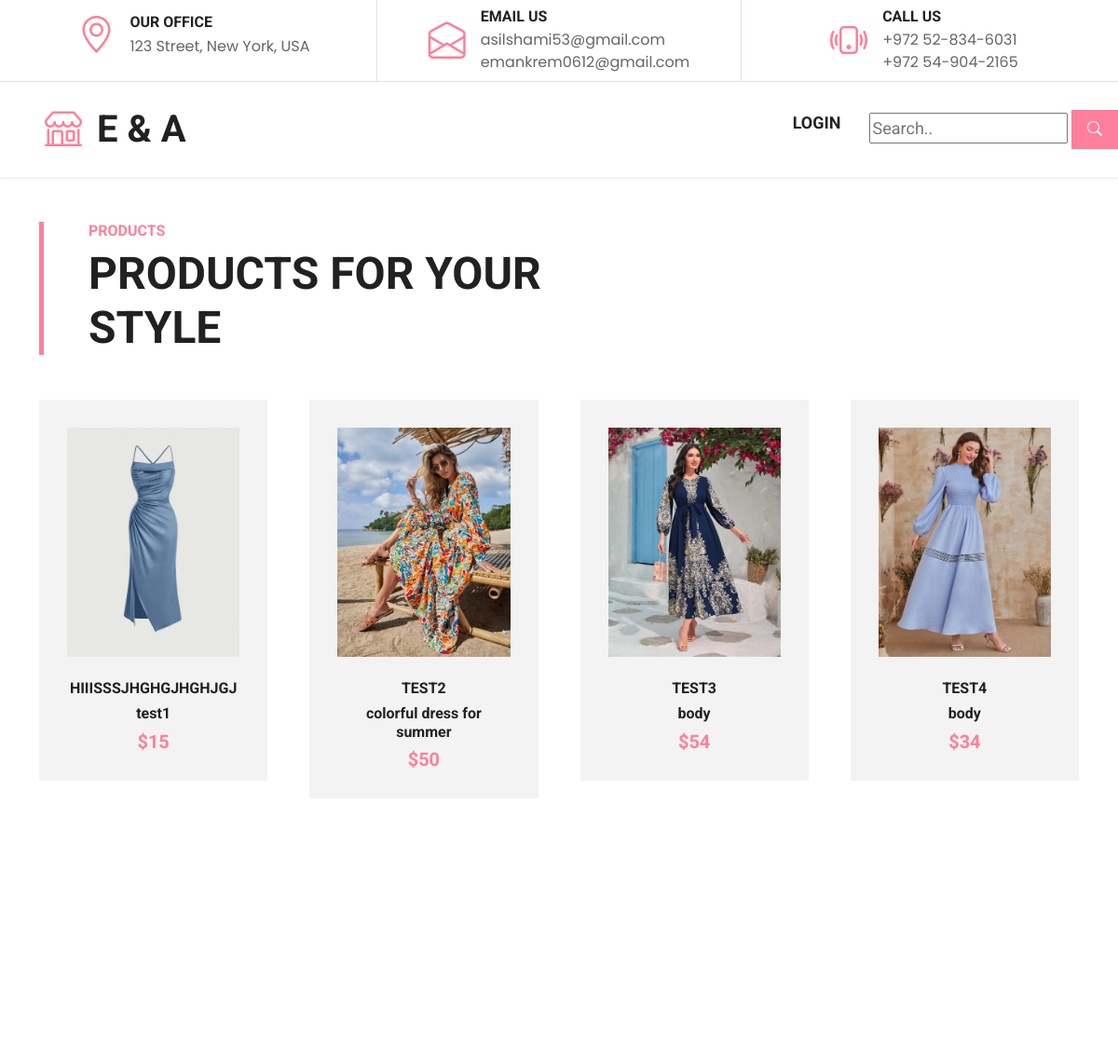
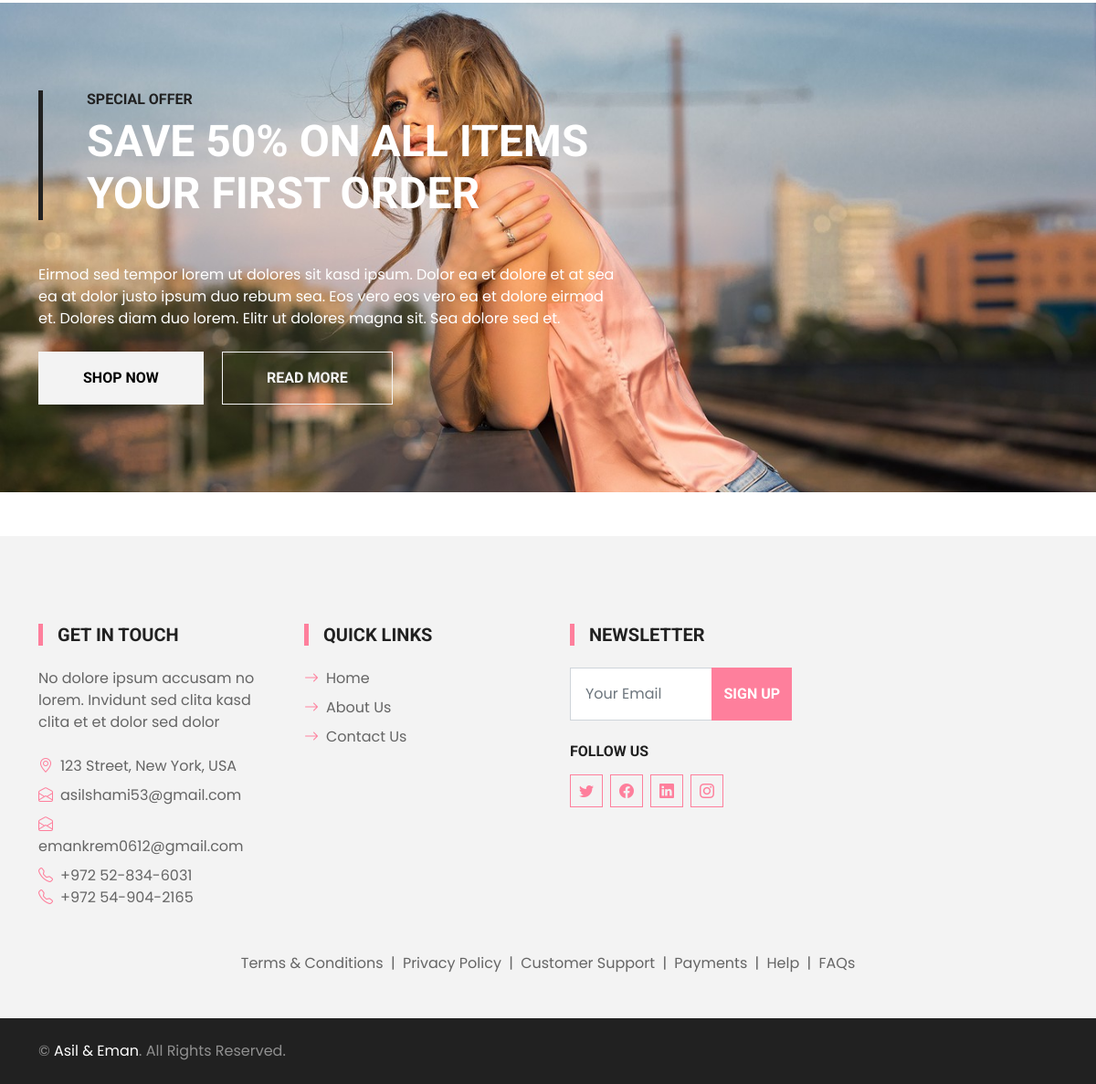
Page /product.php?gender=woman&clothing_jewelry=dress on the committed database (2 pictures, top to bottom).
### tables this page shows
CREATE TABLE `product` (
  `id_p` int(11) NOT NULL,
  `name` varchar(255) DEFAULT NULL,
  `body` varchar(256) NOT NULL,
  `price` int(11) NOT NULL,
  `image` varchar(256) NOT NULL,
  `inventory` int(11) NOT NULL,
  `gender` enum('woman','men','kids','jewelry') DEFAULT NULL,
  `clothing_jewelry` enum('dress','t-shirt','pants','necklaces','rings','bracelets') DEFAULT NULL,
  `status` varchar(255) DEFAULT NULL,
  `status_s` varchar(50) DEFAULT NULL,
  `status_m` varchar(50) DEFAULT NULL,
  `status_l` varchar(50) DEFAULT NULL,
  `s` varchar(255) DEFAULT NULL,
  `m` varchar(255) DEFAULT NULL,
  `l` varchar(255) DEFAULT NULL
);

### db/db.php (called while the page is built, shortened)
<?php
class db
{
    private $host;
    private $db;
    private $charset;
    private $user;
    private $pass;
    private $opt = array(
        PDO::ATTR_ERRMODE => PDO::ERRMODE_EXCEPTION,
        PDO::ATTR_DEFAULT_FETCH_MODE => PDO::FETCH_ASSOC
    );
    private $pdo;
    public function __construct(string $host = "localhost", string $db = "eanda", string $charset = "utf8", string $user = "root", string $pass = "")
    {
        $this->host = $host;
        $this->db = $db;
        $this->charset = $charset;
        $this->user = $user;
        $this->pass = $pass;
    }
    private function connect()
    {
        $dsn = "mysql:host=$this->host;dbname=$this->db;charset=$this->charset";
        try {
            $this->pdo = new PDO($dsn, $this->user, $this->pass, $this->opt);
        } catch (\PDOException $e) {
            throw new \PDOException($e->getMessage(), (int)$e->getCode());
        }
    }
    public function getProductByTypeAndName($table, $typeColumn, $typeValue, $nameColumn, $nameValue)
    {
        $query = "SELECT * FROM $table WHERE $typeColumn = :typeValue AND $nameColumn = :nameValue";
        $stmt = $this->pdo->prepare($query);
        $stmt->bindParam(':typeValue', $typeValue);
        $stmt->bindParam(':nameValue', $nameValue);
        $stmt->execute();
        $result = $stmt->fetchAll(PDO::FETCH_ASSOC);
        return $result;
    }
}
?>

### product.php (the view, shortened to what this page needs)
<?php
include 'inc/header.php';
require_once 'db/db.php';
$data = new db();
$gender = $_GET['gender'];
$clothing_jewelry = $_GET['clothing_jewelry'];
$productDetails = $data->getProductByTypeAndName('product', 'gender', $gender, 'clothing_jewelry', $clothing_jewelry);
?>
    <div class="container-fluid py-5">
        <div class="container">
            <div class="border-start border-5 border-primary ps-5 mb-5" style="max-width: 600px;">
                <h6 class="text-primary text-uppercase">Products</h6>
                <h1 class="display-5 text-uppercase mb-0">Products For Your Style</h1>
            </div>
            <div class="owl-carousel product-carousel">
                <?php foreach ($productDetails as $product): ?>
                <div class="pb-5">
                <form method="POST" actin="">
                    <div class="product-item position-relative bg-light d-flex flex-column text-center">
                        <img class="img-fluid mb-4" src="<?php echo $product['image']; ?>" alt="">
                        <h6 class="text-uppercase"><?php echo $product['name']; ?></h6>
                        <h6 class="text-lowercase"><?php echo $product['body']; ?></h6>
                        <h5 class="text-primary mb-0">$<?php echo $product['price']; ?></h5>
                    </div>
                </form>
                </div>
                <?php endforeach; ?>
            </div>
        </div>
    </div>
    <br><br><br><br><br><br>
    <div class="container-fluid bg-offer my-5 py-5">
        <div class="container py-5">
            <div class="row gx-5 justify-content-start">
                <div class="col-lg-7">
                    <div class="border-start border-5 border-dark ps-5 mb-5">
                        <h6 class="text-dark text-uppercase">Special Offer</h6>
                        <h1 class="display-5 text-uppercase text-white mb-0">Save 50% on all items your first order</h1>
                    </div>
                    <p class="text-white mb-4">Eirmod sed tempor lorem ut dolores sit kasd ipsum. Dolor ea et dolore et at sea ea at dolor justo ipsum duo rebum sea. Eos vero eos vero ea et dolore eirmod et. Dolores diam duo lorem. Elitr ut dolores magna sit. Sea dolore sed et.</p>
                    <a href="" class="btn btn-light py-md-3 px-md-5 me-3">Shop Now</a>
                    <a href="" class="btn btn-outline-light py-md-3 px-md-5">Read More</a>
                </div>
            </div>
        </div>
    </div>
    <?php include 'inc/footer.php'; ?>

### css/style.css (style rules this page uses)
:root { --primary: #FE7F9C; --secondary: #FFD33C; --light: #F3F3F3; --dark: #212121; }
.btn { font-family: 'Roboto', sans-serif; text-transform: uppercase; font-weight: 700; transition: .5s; }
.product-item { padding: 30px; }
.bg-offer { background: url(../img/offer.jpg) top right no-repeat; background-size: cover; }

### rows in the picture
product: image (picture), name "HIIISSSJHGHGJHGHJGJ", body "test1", price "15"
product: image (picture), name "TEST2", body "colorful dress for summer", price "50"
product: image (picture), name "TEST3", body "body", price "54"
product: image (picture), name "TEST4", body "body", price "34"
